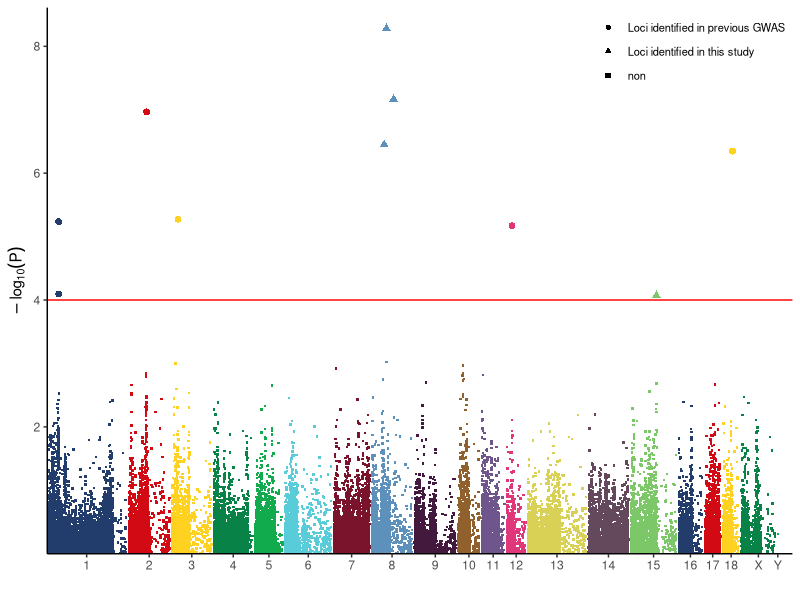
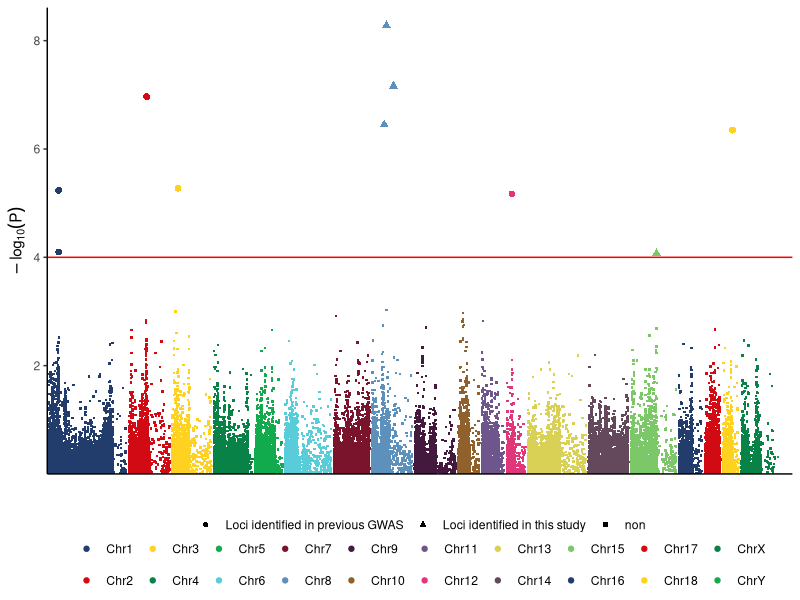
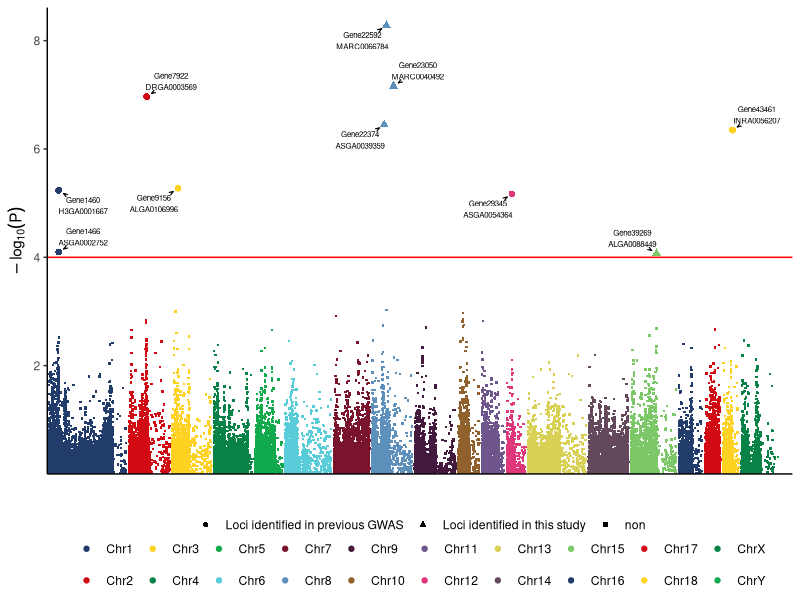
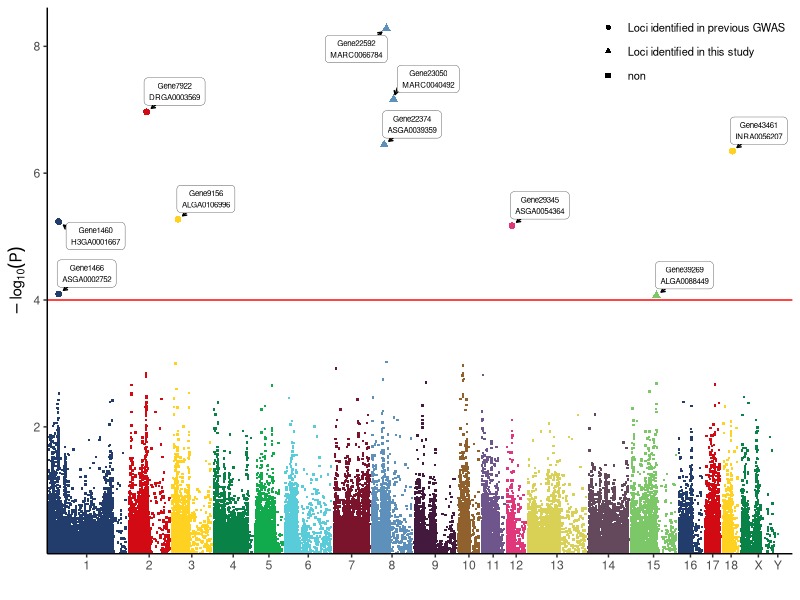
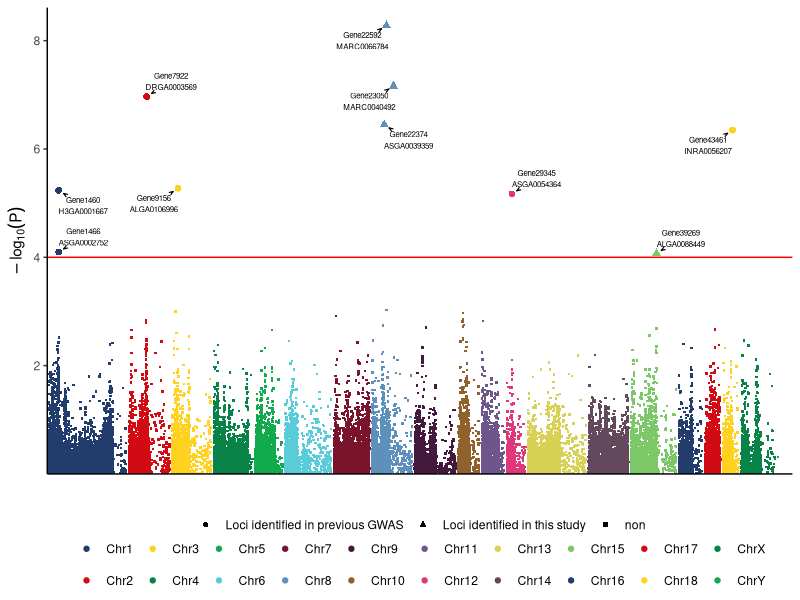

Here is the R script that generated these plots, in order:
## ---- chunk 1
knitr::opts_chunk$set(echo = TRUE)
## ---- chunk 2
library(dplyr)

gwas <- read.csv("easy_input.csv", as.is = T)
head(gwas)
str(gwas)

gwas$chr <- factor(gwas$CHR,levels=c(1:18,"X","Y"))#给染色体排序
## ---- chunk 3
chrom <- read.table("Karyotype.txt", header = T, as.is = T)
head(chrom)
#计算每条染色体在x轴上的起始位置
chrom$chrx <- c(0,cumsum(as.numeric(chrom$chr_len))[-nrow(chrom)])
chrx <- data.frame(chr = chrom$chr, chrx = chrom$chrx)
chrx$chr <- factor(chrx$chr,levels=c(1:18,"X","Y"))#给染色体排序
## ---- chunk 4
#计算每条染色体在x轴上的坐标
gwas <- left_join(gwas, chrx, by=c("chr"="chr")) %>%
  #arrange(chr, POS) %>%
  mutate(SNPx=POS+chrx)

#取-log10(P-value)作为y轴坐标
gwas$SNPy <- -log10(gwas$P_value)
## ---- chunk 5
#设置阈值
logPcutoff <- 4

#是否超过阈值分为两类，后面将用不同大小的点来区分
gwas$pcut <- rep("0", nrow(gwas))
gwas[gwas$SNPy > logPcutoff,]$pcut <- "1"

#只给超过一定阈值的SNP写文字标签
gwas$label <- rep(NA, nrow(gwas))
gwas[gwas$SNPy > logPcutoff,]$label <- paste(gwas[gwas$SNPy > 4,]$gene,gwas[gwas$SNPy > 4,]$SNP,sep = "\n")
#如果没有提供基因名，就用下面这行
#gwas[gwas$SNPy > logPcutoff,]$label <- gwas[gwas$SNPy > 4,]$SNP

tail(gwas)
str(gwas)
## ---- chunk 6
#不喜欢默认的配色，自定义足够多的颜色
mycol <- rep(c("#223D6C","#D20A13","#FFD121","#088247","#11AA4D","#58CDD9","#7A142C","#5D90BA","#431A3D","#91612D","#6E568C","#E0367A","#D8D155","#64495D","#7CC767"),2)

#染色体的名字作为x轴标签
axisdf = gwas %>% group_by(chr) %>% summarize(center=( max(SNPx) + min(SNPx) ) / 2 )

library("ggplot2")
p <- ggplot(data = gwas, mapping = aes(x = SNPx, y = SNPy)) + 
  geom_point(aes(colour = chr, #每条染色体用不同的颜色
                 shape = type, #不同类型用不同形状
                 size = pcut)) + #阈值上下的点用不同大小
  #如果没有分类信息，或者不需要用不同的形状显示分类，就运行下面这行
  #geom_point(aes(colour = CHR)) +
  scale_size_discrete(range = c(0.5,2)) + #点的大小范围
  #scale_shape_manual(values = c(20,8,15)) + #点的形状
  
  #添加阈值的红色直线
  geom_hline(yintercept = logPcutoff, color = 'red') +
  
  xlab("") + ylab(expression(-log[10](P))) + 
  scale_x_continuous(label = axisdf$chr, breaks= axisdf$center,
                     expand = expand_scale(mult = c(0,0.02))) + #左边到头，右边留空
  scale_y_continuous(expand = expand_scale(mult = c(0,0.04))) + #下面到头，上面留空
  
  theme_bw() + #去除背景色
  theme(panel.grid =element_blank()) + #去除网格线
  theme(panel.border = element_blank()) + #去除外层边框
  theme(axis.text = element_text(size = rel(0.8)), #坐标轴标签字号
        axis.line = element_line(colour = "black")) #沿坐标轴显示直线
  
p1 <- p + scale_color_manual(values = mycol) + #使用自定义的颜色
  guides(colour = FALSE, size = FALSE) + #不显示染色体图例
  theme(legend.background = element_blank(), 
        legend.title = element_blank(),
        legend.text = element_text(size = 8), #图例字号
        legend.position = c(1,1),legend.justification = c(1,1)) #形状的图例放在右上角
p1

#图例放到底部
p2 <- p + theme(axis.ticks.x = element_blank(), axis.text.x = element_blank()) +#去除x轴刻度和标签
  guides(color = guide_legend(nrow = 2), #染色体的图例排两行
         size = FALSE) + #不显示点大小的图例
  theme(legend.background = element_blank(), 
        legend.title = element_blank(),
        legend.box = "vertical", #两个图例垂直摆放
        legend.margin=margin(t= 0, unit='cm'), #图例不留边
        legend.spacing = unit(0,"in"), #两个图例紧挨着
        legend.position = "bottom") + #图例放在底部
  scale_color_manual(labels = paste0("Chr",unique(gwas$chr)),
                     values = mycol)
p2
## ---- chunk 7
library(ggrepel)
p2 + geom_text_repel(aes(label = label), 
                     size = 2, #标签文字的字号
                     point.padding = unit(0.5, "lines"), # label与point之间的连接显示
                     segment.colour = "black", # 连接（直线＋箭头）的颜色
                     segment.size = 0.4, # 连接（直线＋箭头）的粗细
                     arrow = arrow(angle = 20, length = unit(0.04,"inches")), # 箭头设置参考?arrow
                     ylim = c(logPcutoff, max(gwas$SNPy)), # 限制label的绘图区域
                     direction = "both", # 默认在x、y轴方向上调整label的位置
                     min.segment.length = 0, #默认长度小于0.5的箭头就不画了
                     na.rm = TRUE #不提示移除NA
                     )

#保存到pdf文件
ggsave("Manhattan.pdf",width = 7,height = 4)
## ---- chunk 8
p1 + geom_label_repel(aes(label = label),
                    size = 2,
                    point.padding = unit(0.5, "lines"), 
                    
                    label.size = 0.1, # label外的边框宽度
                    label.r = unit(0.2, "lines"), # label外的边框直角弧度
                    
                    segment.colour = "black", 
                    segment.size = 0.5, 
                    arrow = arrow(length = unit(0.1,"cm")), 
                    ylim = c(logPcutoff, max(gwas$SNPy)), 
                    direction = "both", 
                    min.segment.length = 0,
                    na.rm = TRUE 
)
## ---- chunk 9
sessionInfo()
